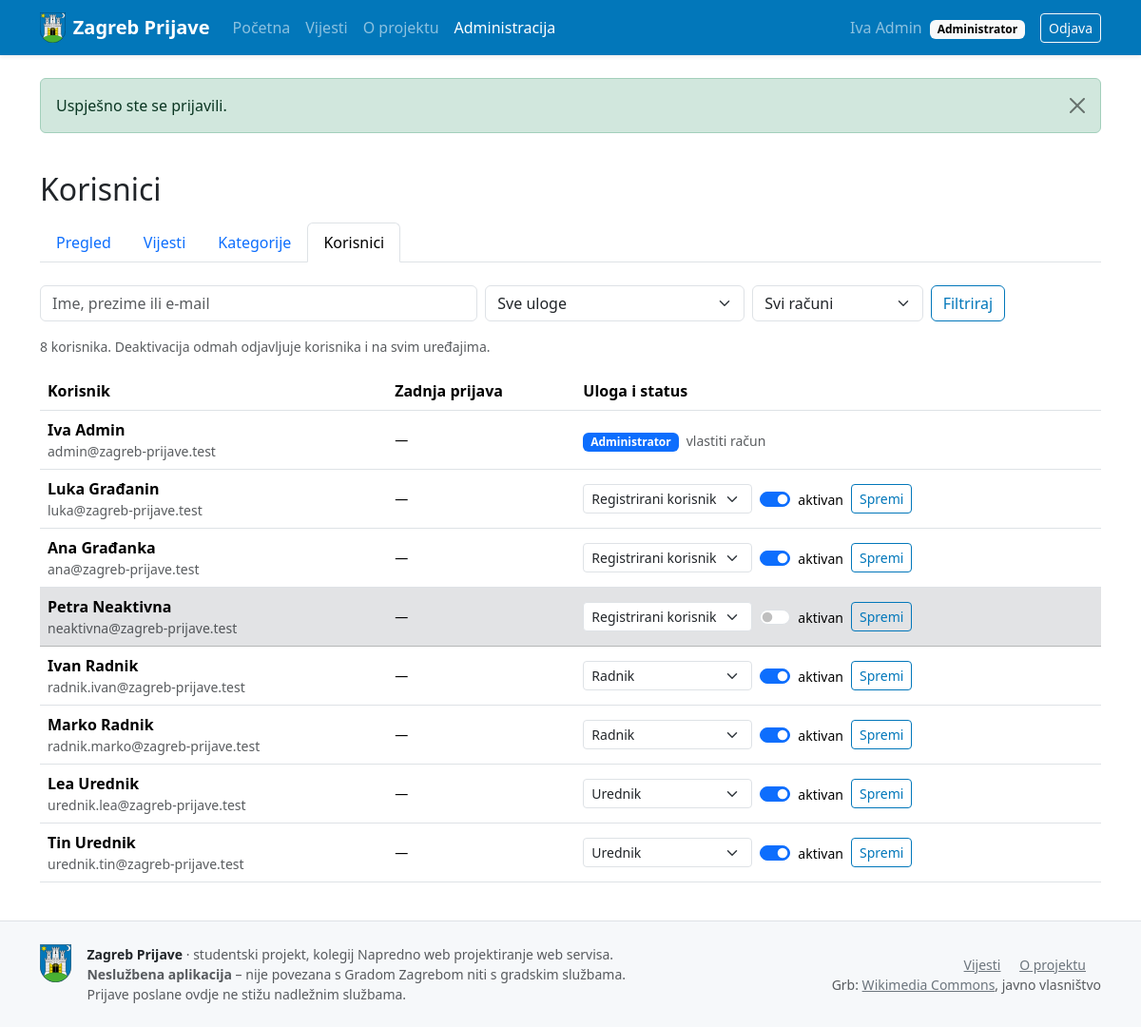
/zagreb-prijave/admin/korisnici (signed in), run on the app's committed database.
### tables this page shows
CREATE TABLE korisnici (
  id             INT UNSIGNED     NOT NULL AUTO_INCREMENT,
  ime            VARCHAR(50)      NOT NULL,
  prezime        VARCHAR(50)      NOT NULL,
  email          VARCHAR(255)     NOT NULL,
  lozinka_hash   VARCHAR(255)     NOT NULL,    
  uloga_id       TINYINT UNSIGNED NOT NULL,
  aktivan        TINYINT(1)       NOT NULL DEFAULT 1,
  zadnja_prijava DATETIME         NULL,
  kreirano_u     DATETIME         NOT NULL DEFAULT CURRENT_TIMESTAMP,
  azurirano_u    DATETIME         NOT NULL DEFAULT CURRENT_TIMESTAMP ON UPDATE CURRENT_TIMESTAMP,
  PRIMARY KEY (id),
  UNIQUE KEY uq_korisnici_email (email),
  KEY idx_korisnici_uloga (uloga_id),
  CONSTRAINT fk_korisnici_uloga
    FOREIGN KEY (uloga_id) REFERENCES uloge (id)
    ON UPDATE CASCADE ON DELETE RESTRICT,      
  CONSTRAINT chk_korisnici_aktivan CHECK (aktivan IN (0, 1))
);

CREATE TABLE uloge (
  id    TINYINT UNSIGNED NOT NULL AUTO_INCREMENT,
  kod   VARCHAR(20)      NOT NULL,
  naziv VARCHAR(50)      NOT NULL,
  opis  VARCHAR(255)     NULL,
  PRIMARY KEY (id),
  UNIQUE KEY uq_uloge_kod (kod)
);

### views/admin/korisnici.php (the view, shortened to what the rows shown need)
<?php
$povratak = $paginator->url($paginator->page);
?>
<h1 class="h2 mb-3">Korisnici</h1>
<?php require __DIR__ . '/_nav.php'; ?>
<form method="get" action="<?= e(url('/admin/korisnici')) ?>" class="row g-2 mb-3" role="search">
    <div class="col-md-5">
        <input type="search" class="form-control" id="q" name="q" maxlength="100" placeholder="Ime, prezime ili e-mail"
               value="<?= e($filtri['q']) ?>">
    </div>
    <div class="col-sm-5 col-md-3">
        <select class="form-select" id="uloga" name="uloga">
            <option value="">Sve uloge</option>
        </select>
    </div>
    <div class="col-sm-4 col-md-2">
        <select class="form-select" id="aktivan" name="aktivan">
            <option value="">Svi računi</option>
        </select>
    </div>
    <div class="col-auto">
        <button type="submit" class="btn btn-outline-primary">Filtriraj</button>
    </div>
</form>
<p class="small text-body-secondary">
    <?= $paginator->total ?> korisnika. Deaktivacija odmah odjavljuje korisnika i na svim uređajima.
</p>
<?php if ($korisnici === []): ?>
    <div class="text-center text-body-secondary py-5 border rounded-3">Nema korisnika koji odgovaraju filtru.</div>
<?php else: ?>
    <div class="table-responsive">
        <table class="table align-middle">
            <thead>
            <tr>
                <th scope="col">Korisnik</th>
                <th scope="col">Zadnja prijava</th>
                <th scope="col" style="min-width: 22rem">Uloga i status</th>
            </tr>
            </thead>
            <tbody>
            <?php foreach ($korisnici as $k): $vlastiti = (int) $k['id'] === $mojId; ?>
                <tr class="<?= (int) $k['aktivan'] === 1 ? '' : 'table-secondary' ?>">
                    <td>
                        <div class="fw-semibold"><?= e($k['ime'] . ' ' . $k['prezime']) ?></div>
                        <div class="small text-body-secondary"><?= e($k['email']) ?></div>
                    </td>
                    <td class="small text-nowrap"><?= $k['zadnja_prijava'] ? e(datum($k['zadnja_prijava'], true)) : '—' ?></td>
                    <td>
                        <?php if ($vlastiti): ?>
                            <span class="badge text-bg-primary bg-zagreb"><?= e($k['uloga_naziv']) ?></span>
                            <span class="small text-body-secondary ms-1">vlastiti račun</span>
                        <?php else: ?>
                            <form method="post" action="<?= e(url('/admin/korisnici/' . (int) $k['id'])) ?>"
                                  class="d-flex flex-wrap align-items-center gap-2">
                                <select class="form-select form-select-sm w-auto" id="uloga-<?= (int) $k['id'] ?>" name="uloga">
                                    <?php foreach ($uloge as $kod => $naziv): ?>
                                        <option value="<?= e($kod) ?>"<?= $k['uloga'] === $kod ? ' selected' : '' ?>><?= e($naziv) ?></option>
                                    <?php endforeach; ?>
                                </select>
                                <div class="form-check form-switch mb-0">
                                    <input class="form-check-input" type="checkbox" role="switch" value="1" name="aktivan"
                                           id="aktivan-<?= (int) $k['id'] ?>"<?= (int) $k['aktivan'] === 1 ? ' checked' : '' ?>>
                                    <label class="form-check-label small" for="aktivan-<?= (int) $k['id'] ?>">aktivan</label>
                                </div>
                                <button type="submit" class="btn btn-sm btn-outline-primary">Spremi</button>
                            </form>
                        <?php endif; ?>
                    </td>
                </tr>
            <?php endforeach; ?>
            </tbody>
        </table>
    </div>
<?php endif; ?>

### views/admin/_nav.php (shortened to what the rows shown need)
<?php
$stavke = Auth::hasRole('admin')
    ? ['/admin' => 'Pregled', '/admin/vijesti' => 'Vijesti', '/admin/kategorije' => 'Kategorije', '/admin/korisnici' => 'Korisnici']
    : ['/admin/vijesti' => 'Moje vijesti'];
$trenutna = request_path();
?>
<ul class="nav nav-tabs mb-4">
    <?php foreach ($stavke as $putanja => $naziv):
        $aktivna = $trenutna === $putanja || ($putanja !== '/admin' && str_starts_with($trenutna, $putanja . '/')); ?>
        <li class="nav-item">
            <a class="nav-link<?= $aktivna ? ' active' : '' ?>" href="<?= e(url($putanja)) ?>"
                <?= $aktivna ? 'aria-current="page"' : '' ?>><?= e($naziv) ?></a>
        </li>
    <?php endforeach; ?>
</ul>

### src/Core/Router.php (shortened to what the rows shown need)
<?php
final class Router
{
    private array $routes = [];
    private function add(string $method, string $path, array $handler, array $options): void
    {
        $pattern = preg_replace('#\{(\w+)\}#', '(?P<$1>\d+)', $path);
        $this->routes[] = [
            'method'  => $method,
            'pattern' => '#^' . $pattern . '$#',
            'handler' => $handler,
            'options' => $options,
        ];
    }
    public function dispatch(string $method, string $path): void
    {
        foreach ($this->routes as $route) {
            if (!preg_match($route['pattern'], $path, $matches)) {
                continue;
            }
            $params = array_map('intval', array_filter($matches, 'is_string', ARRAY_FILTER_USE_KEY));
            if (!$this->passesGuards($method, $route['options'])) {
                return;
            }
            [$class, $action] = $route['handler'];
            (new $class())->$action(...$params);
            return;
        }
    }
    private function passesGuards(string $method, array $options): bool
    {
        $uloge = $options['uloge'] ?? [];
        if ((!empty($options['auth']) || $uloge !== []) && !Auth::check()) {
            Session::flash('warning', 'Za pristup ovoj stranici morate se prijaviti.');
            redirect('/racun/prijava');
        }
        return true;
    }
}

### views/layout.php (shortened to what the rows shown need)
<?php
$korisnik = Auth::user();
$flash = Session::pullFlash();
?>
<!DOCTYPE html>
<html lang="hr">
<head>
    <link rel="stylesheet"
          href="https://cdn.jsdelivr.net/npm/bootstrap@5.3.3/dist/css/bootstrap.min.css"
>
    <link rel="stylesheet" href="<?= e(asset('css/app.css')) ?>">
</head>
<body class="d-flex flex-column min-vh-100">
<nav class="navbar navbar-expand-lg navbar-dark bg-zagreb shadow-sm">
    <div class="container">
        <a class="navbar-brand d-flex align-items-center gap-2 fw-semibold" href="<?= e(url('/')) ?>">
            <img src="<?= e(asset('img/grb-zagreb.svg')) ?>" alt="" class="brand-grb">
            Zagreb Prijave
        </a>
        <div class="collapse navbar-collapse" id="glavniIzbornik">
            <ul class="navbar-nav me-auto">
                <?= nav_link('/', 'Početna') ?>
                <?= nav_link('/vijesti', 'Vijesti') ?>
                <?= nav_link('/o-projektu', 'O projektu') ?>
                <?php if (Auth::hasRole('admin')): ?>
                    <?= nav_link('/admin', 'Administracija') ?>
                <?php elseif (Auth::hasRole('urednik')): ?>
                    <?= nav_link('/admin/vijesti', 'Moje vijesti') ?>
                <?php endif; ?>
            </ul>
            <ul class="navbar-nav align-items-lg-center gap-lg-2">
                <?php if ($korisnik): ?>
                    <li class="nav-item">
                        <a class="nav-link" href="<?= e(url('/racun/profil')) ?>">
                            <?= e($korisnik['ime'] . ' ' . $korisnik['prezime']) ?>
                            <span class="badge text-bg-light ms-1"><?= e($korisnik['uloga_naziv']) ?></span>
                        </a>
                    </li>
                    <li class="nav-item">
                        <form method="post" action="<?= e(url('/racun/odjava')) ?>" class="d-inline">
                            <button type="submit" class="btn btn-outline-light btn-sm">Odjava</button>
                        </form>
                    </li>
                <?php endif; ?>
            </ul>
        </div>
    </div>
</nav>
<main id="sadrzaj" class="flex-grow-1">
    <?php if ($flash): ?>
        <div class="container pt-4">
            <?php foreach ($flash as $poruka): ?>
                <div class="alert alert-<?= e($poruka['type']) ?> alert-dismissible fade show" role="alert">
                    <?= e($poruka['message']) ?>
                    <button type="button" class="btn-close" data-bs-dismiss="alert" aria-label="Zatvori"></button>
                </div>
            <?php endforeach; ?>
        </div>
    <?php endif; ?>
    <?php if (!empty($punaSirina)): ?>
        <?= $content  ?>
    <?php else: ?>
        <div class="container py-4"><?= $content ?></div>
    <?php endif; ?>
</main>
<footer class="footer border-top mt-auto">
    <div class="container py-4">
        <div class="row g-3 align-items-center">
            <div class="col-md-7 d-flex gap-3 align-items-start">
                <img src="<?= e(asset('img/grb-zagreb.svg')) ?>" alt="" class="footer-grb">
                <div class="small text-body-secondary">
                    <strong class="text-body">Zagreb Prijave</strong> · studentski projekt, kolegij
                    Napredno web projektiranje web servisa.<br>
                    <strong>Neslužbena aplikacija</strong> – nije povezana s Gradom Zagrebom niti s gradskim službama.
                    Prijave poslane ovdje ne stižu nadležnim službama.
                </div>
            </div>
            <div class="col-md-5 small text-md-end">
                <a href="<?= e(url('/vijesti')) ?>" class="link-secondary me-3">Vijesti</a>
                <a href="<?= e(url('/o-projektu')) ?>" class="link-secondary me-3">O projektu</a>
                <br class="d-none d-md-inline">
                <span class="text-body-secondary">
                    Grb: <a class="link-secondary" href="https://commons.wikimedia.org/wiki/File:Coat_of_arms_of_Zagreb.svg"
                            rel="noopener" target="_blank">Wikimedia Commons</a>, javno vlasništvo
                </span>
            </div>
        </div>
    </div>
</footer>
</body>
</html>

### data on the page
korisnici: ime+prezime "Iva Admin", email "admin@zagreb-prijave.test", uloga.naziv "Administrator"
uloge: naziv "Administrator", kod "Pregled", kod "Vijesti", kod "Kategorije", kod "Korisnici"
korisnici: ime+prezime "Luka Građanin", email "luka@zagreb-prijave.test", uloga "Registrirani korisnik", aktivan "☑"
korisnici: ime+prezime "Ana Građanka", email "ana@zagreb-prijave.test", uloga "Registrirani korisnik", aktivan "☑"
korisnici: ime+prezime "Petra Neaktivna", email "neaktivna@zagreb-prijave.test", uloga "Registrirani korisnik"
korisnici: ime+prezime "Ivan Radnik", email "radnik.ivan@zagreb-prijave.test", uloga "Radnik", aktivan "☑"
korisnici: ime+prezime "Marko Radnik", email "radnik.marko@zagreb-prijave.test", uloga "Radnik", aktivan "☑"
korisnici: ime+prezime "Lea Urednik", email "urednik.lea@zagreb-prijave.test", uloga "Urednik", aktivan "☑"
korisnici: ime+prezime "Tin Urednik", email "urednik.tin@zagreb-prijave.test", uloga "Urednik", aktivan "☑"

### other printed values
$label "Početna Vijesti O projektu Administracija"
$poruka['message'] "Uspješno ste se prijavili."
$paginator->total "8"
